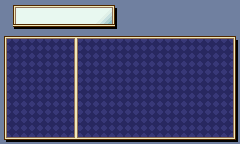

This game map was drawn from its Tiled (.tmx) file and the tilesets committed beside it. A one-line description and the full map source follow:
An orthogonal 30x18 tile map with 8x8 px tiles, 1 tile layer (Tile Layer 1).

<map version="1.9" tiledversion="1.9.1" orientation="orthogonal" renderorder="right-down" width="30" height="18" tilewidth="8" tileheight="8" infinite="0" nextlayerid="2" nextobjectid="1">
 <tileset firstgid="1" name="BobMenuTiles" tilewidth="8" tileheight="8" tilecount="128" columns="16">
  <image source="../../Image/Png/BobMenuTiles.png" width="128" height="64" />
 </tileset>
 <layer id="1" name="Tile Layer 1" width="30" height="18">
  <data encoding="csv">
1,4,3,3,3,3,3,3,3,3,3,3,3,3,2147483652,1,1,1,1,1,1,1,1,1,1,1,1,1,1,1,
1,37,27,27,27,27,27,27,27,27,27,27,27,28,20,1,1,1,1,1,1,1,1,1,1,1,1,1,1,1,
1,37,27,27,27,27,27,27,27,27,27,27,28,29,20,1,1,1,1,1,1,1,1,1,1,1,1,1,1,1,
1,13,14,14,14,14,14,14,14,14,14,14,14,14,15,1,1,1,1,1,1,1,1,1,1,1,1,1,1,1,
43,41,41,41,41,41,41,41,41,75,41,41,41,41,41,41,41,41,41,41,41,41,41,41,41,41,41,41,41,2147483691,
42,2,2,2,2,2,2,2,2,74,2,2,2,2,2,2,2,2,2,2,2,2,2,2,2,2,2,2,2,2147483714,
42,2,2,2,2,2,2,2,2,74,2,2,2,2,2,2,2,2,2,2,2,2,2,2,2,2,2,2,2,2147483714,
42,2,2,2,2,2,2,2,2,74,2,2,2,2,2,2,2,2,2,2,2,2,2,2,2,2,2,2,2,2147483714,
42,2,2,2,2,2,2,2,2,74,2,2,2,2,2,2,2,2,2,2,2,2,2,2,2,2,2,2,2,2147483714,
42,2,2,2,2,2,2,2,2,74,2,2,2,2,2,2,2,2,2,2,2,2,2,2,2,2,2,2,2,2147483714,
42,2,2,2,2,2,2,2,2,74,2,2,2,2,2,2,2,2,2,2,2,2,2,2,2,2,2,2,2,2147483714,
42,2,2,2,2,2,2,2,2,74,2,2,2,2,2,2,2,2,2,2,2,2,2,2,2,2,2,2,2,2147483714,
42,2,2,2,2,2,2,2,2,74,2,2,2,2,2,2,2,2,2,2,2,2,2,2,2,2,2,2,2,2147483714,
42,2,2,2,2,2,2,2,2,74,2,2,2,2,2,2,2,2,2,2,2,2,2,2,2,2,2,2,2,2147483714,
42,2,2,2,2,2,2,2,2,74,2,2,2,2,2,2,2,2,2,2,2,2,2,2,2,2,2,2,2,2147483714,
42,2,2,2,2,2,2,2,2,74,2,2,2,2,2,2,2,2,2,2,2,2,2,2,2,2,2,2,2,2147483714,
42,2,2,2,2,2,2,2,2,74,2,2,2,2,2,2,2,2,2,2,2,2,2,2,2,2,2,2,2,2147483714,
1073741893,3221225537,3221225537,3221225537,3221225537,3221225537,3221225537,3221225537,3221225537,3221225548,3221225537,3221225537,3221225537,3221225537,3221225537,3221225537,3221225537,3221225537,3221225537,3221225537,3221225537,3221225537,3221225537,3221225537,3221225537,3221225537,3221225537,3221225537,3221225537,3221225539
</data>
 </layer>
</map>
